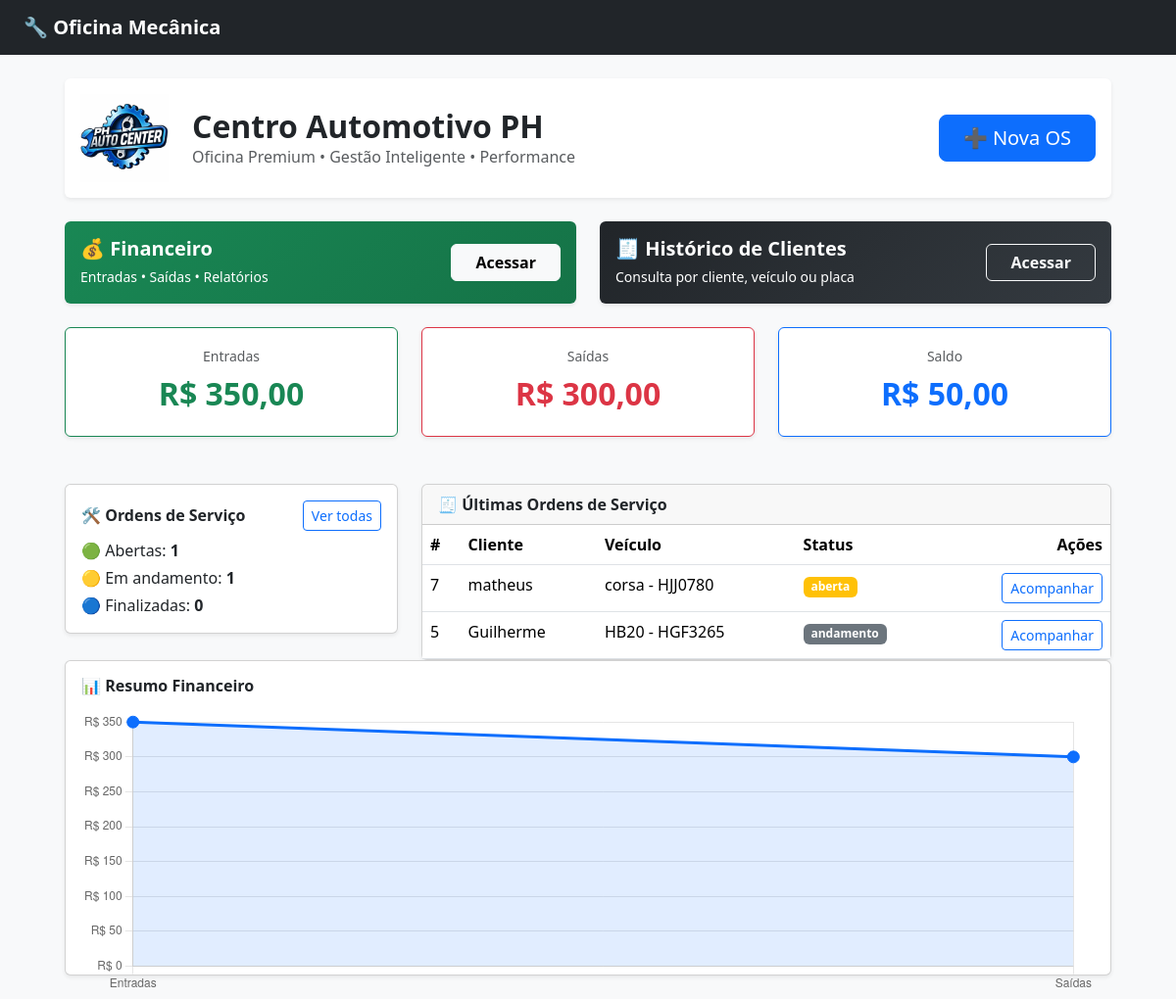
The page / on the database its author committed.
### core/models.py (models this page shows, shortened)
class OrdemServico(models.Model):
    cliente = models.ForeignKey(Cliente, on_delete=models.CASCADE)
    veiculo = models.ForeignKey(Veiculo, on_delete=models.CASCADE)
    km = models.IntegerField()
    observacao = models.TextField(blank=True)
    status = models.CharField(
        max_length=20,
        choices=STATUS_CHOICES,
        default='aberta'
    )
    criado_em = models.DateTimeField(auto_now_add=True)
    atualizado_em = models.DateTimeField(auto_now=True)
    orcamento = models.ForeignKey(
        Orcamento,
        on_delete=models.SET_NULL,
        null=True,
        blank=True
    )

### clientes/models.py (models this page shows)
class Cliente(models.Model):
    nome = models.CharField(max_length=100)
    telefone = models.CharField(max_length=20, blank=True)
    def __str__(self):
        return self.nome

class Veiculo(models.Model):
    cliente = models.ForeignKey(Cliente, on_delete=models.CASCADE)
    placa = models.CharField(max_length=10)
    modelo = models.CharField(max_length=100)
    ano = models.CharField(max_length=4)
    def __str__(self):
        return f"{self.modelo} - {self.placa}"

### core/views.py (the view)
# urls.py: path('', views.dashboard, name='dashboard'),
def dashboard(request):
    entradas = MovimentoFinanceiro.objects.filter(tipo="entrada")
    saidas = MovimentoFinanceiro.objects.filter(tipo="saida")
    total_entrada = sum(e.valor for e in entradas)
    total_saida = sum(s.valor for s in saidas)
    saldo = total_entrada - total_saida
    ordens = OrdemServico.objects.order_by('-id')
    return render(request, "dashboard.html", {
        "total_entrada": total_entrada,
        "total_saida": total_saida,
        "saldo": saldo,
        "os_abertas": OrdemServico.objects.filter(status="aberta").count(),
        "os_andamento": OrdemServico.objects.filter(status="andamento").count(),
        "os_finalizadas": OrdemServico.objects.filter(status="finalizada").count(),
        "ordens": ordens[:10],
    })

### core/templatetags/br_filters.py (called while the page is built)
@register.filter
def br_moeda(valor):
    try:
        valor = float(valor)
        return f"R$ {valor:,.2f}".replace(",", "X").replace(".", ",").replace("X", ".")
    except:
        return "R$ 0,00"

### core/templates/dashboard.html (shortened to what this page needs)
{% extends "base.html" %}
{% load static %}
{% load br_filters %}
{% block content %}
<div class="container-fluid px-4 mt-4">
    <div class="card mb-4 border-0 shadow-sm">
        <div class="card-body d-flex justify-content-between align-items-center">
            <div class="d-flex align-items-center">
                <img src="{% static 'img/logo.png' %}"
                     style="height:90px"
                     class="me-4">
                <div>
                    <h2 class="mb-0 fw-bold">
                        Centro Automotivo PH
                    </h2>
                    <small class="text-muted fs-6">
                        Oficina Premium • Gestão Inteligente • Performance
                    </small>
                </div>
            </div>
            <a href="{% url 'ordem_create' %}"
               class="btn btn-primary btn-lg px-4">
                ➕ Nova OS
            </a>
        </div>
    </div>
    <div class="row g-4 mb-4">
        <div class="col-lg-6">
            <div class="card h-100 shadow-sm border-0"
                 style="background: linear-gradient(135deg, #198754, #157347);">
                <div class="card-body d-flex justify-content-between align-items-center text-white">
                    <div>
                        <h5 class="fw-bold mb-1">💰 Financeiro</h5>
                        <small>Entradas • Saídas • Relatórios</small>
                    </div>
                    <a href="{% url 'financeiro_dashboard' %}"
                       class="btn btn-light fw-semibold px-4">
                        Acessar
                    </a>
                </div>
            </div>
        </div>
        <div class="col-lg-6">
            <div class="card h-100 shadow-sm border-0"
                 style="background: linear-gradient(135deg, #212529, #343a40);">
                <div class="card-body d-flex justify-content-between align-items-center text-white">
                    <div>
                        <h5 class="fw-bold mb-1">🧾 Histórico de Clientes</h5>
                        <small>Consulta por cliente, veículo ou placa</small>
                    </div>
                    <a href="{% url 'clientes_historico' %}"
                       class="btn btn-outline-light fw-semibold px-4">
                        Acessar
                    </a>
                </div>
            </div>
        </div>
    </div>
    <div class="row g-4 mb-5">
        <div class="col-lg-4">
            <div class="card h-100 shadow-sm border-success text-center">
                <div class="card-body">
                    <small class="text-muted">Entradas</small>
                    <h2 class="fw-bold text-success mt-2">
                        {{ total_entrada|br_moeda }}
                    </h2>
                </div>
            </div>
        </div>
        <div class="col-lg-4">
            <div class="card h-100 shadow-sm border-danger text-center">
                <div class="card-body">
                    <small class="text-muted">Saídas</small>
                    <h2 class="fw-bold text-danger mt-2">
                        {{ total_saida|br_moeda }}
                    </h2>
                </div>
            </div>
        </div>
        <div class="col-lg-4">
            <div class="card h-100 shadow-sm border-primary text-center">
                <div class="card-body">
                    <small class="text-muted">Saldo</small>
                    <h2 class="fw-bold text-primary mt-2">
                        {{ saldo|br_moeda }}
                    </h2>
                </div>
            </div>
        </div>
    </div>
    <div class="row mt-4">
    <div class="col-md-4">
        <div class="card shadow-sm mb-4">
            <div class="card-body">
                <div class="d-flex justify-content-between align-items-center mb-2">
                    <h6 class="fw-bold mb-0">🛠 Ordens de Serviço</h6>
                    <a href="{% url 'ordem_list' %}"
                       class="btn btn-sm btn-outline-primary">
                        Ver todas
                    </a>
                </div>
                <ul class="list-unstyled mb-0">
                    <li class="mb-1">
                        🟢 Abertas:
                        <strong>{{ os_abertas }}</strong>
                    </li>
                    <li class="mb-1">
                        🟡 Em andamento:
                        <strong>{{ os_andamento }}</strong>
                    </li>
                    <li>
                        🔵 Finalizadas:
                        <strong>{{ os_finalizadas }}</strong>
                    </li>
                </ul>
            </div>
        </div>
    </div>
    <div class="col-md-8">
        <div class="card shadow-sm">
            <div class="card-header d-flex justify-content-between align-items-center">
                <strong>🧾 Últimas Ordens de Serviço</strong>
            </div>
            <div class="card-body p-0">
                <table class="table table-hover mb-0">
                    <thead>
                        <tr>
                            <th>#</th>
                            <th>Cliente</th>
                            <th>Veículo</th>
                            <th>Status</th>
                            <th class="text-end">Ações</th>
                        </tr>
                    </thead>
                    <tbody>
                        {% for os in ordens %}
                        <tr>
                            <td>{{ os.id }}</td>
                            <td>{{ os.cliente }}</td>
                            <td>{{ os.veiculo }}</td>
                            <td>
                                <span class="badge
                                    {% if os.status == 'aberta' %} bg-warning
                                    {% elif os.status == 'finalizada' %} bg-success
                                    {% else %} bg-secondary {% endif %}">
                                    {{ os.status }}
                                </span>
                            </td>
                            <td class="text-end">
                                <a href="{% url 'ordem_detail' os.id %}"
                                   class="btn btn-sm btn-outline-primary">
                                    Acompanhar
                                </a>
                            </td>
                        </tr>
                        {% endfor %}
                    </tbody>
                </table>
            </div>
        </div>
    </div>
</div>
    <div class="card shadow-sm mb-4">
        <div class="card-body" style="height:320px;">
            <h6 class="fw-bold mb-3">📊 Resumo Financeiro</h6>
            <canvas id="financeiroChart"></canvas>
        </div>
    </div>
</div>
<script>
const ctx = document.getElementById('financeiroChart');
new Chart(ctx, {
    type: 'line',
    data: {
        labels: ['Entradas', 'Saídas'],
        datasets: [{
            data: [
                {{ total_entrada|default:0 }},
                {{ total_saida|default:0 }}
            ],
            borderColor: '#0d6efd',
            backgroundColor: 'rgba(13,110,253,0.12)',
            tension: 0.45,
            fill: true,
            pointRadius: 6,
            pointBackgroundColor: '#0d6efd'
        }]
    },
    options: {
        responsive: true,
        maintainAspectRatio: false,
        plugins: {
            legend: { display: false }
        },
        scales: {
            y: {
                beginAtZero: true,
                ticks: {
                    callback: v => 'R$ ' + v.toLocaleString('pt-BR')
                }
            }
        }
    }
});
</script>
{% endblock %}

### core/templates/base.html (shortened to what this page needs)
{% load static %}
<!DOCTYPE html>
<html lang="pt-br">
<head>
    <link href="https://cdn.jsdelivr.net/npm/bootstrap@5.3.3/dist/css/bootstrap.min.css" rel="stylesheet">
    <link href="https://cdn.jsdelivr.net/npm/bootstrap-icons@1.11.1/font/bootstrap-icons.css" rel="stylesheet">
</head>
<body class="bg-light">
<nav class="navbar navbar-dark bg-dark px-4">
    <span class="navbar-brand fw-bold">
        🔧 Oficina Mecânica
    </span>
</nav>
<div class="container my-4">
    {% block content %}{% endblock %}
</div>
</body>
</html>

### rows shown on the page
OrdemServico: id "7", cliente "matheus", veiculo "corsa - HJJ0780", status "aberta"
OrdemServico: id "5", cliente "Guilherme", veiculo "HB20 - HGF3265", status "andamento"

### other values the page prints
{{ total_entrada|br_moeda }} "R$ 350,00"
{{ total_saida|br_moeda }} "R$ 300,00"
{{ saldo|br_moeda }} "R$ 50,00"
{{ os_abertas }} "1"
{{ os_andamento }} "1"
{{ os_finalizadas }} "0"
chart data {{ total_entrada|default:0 }} 350.00
chart data {{ total_saida|default:0 }} 300.00
